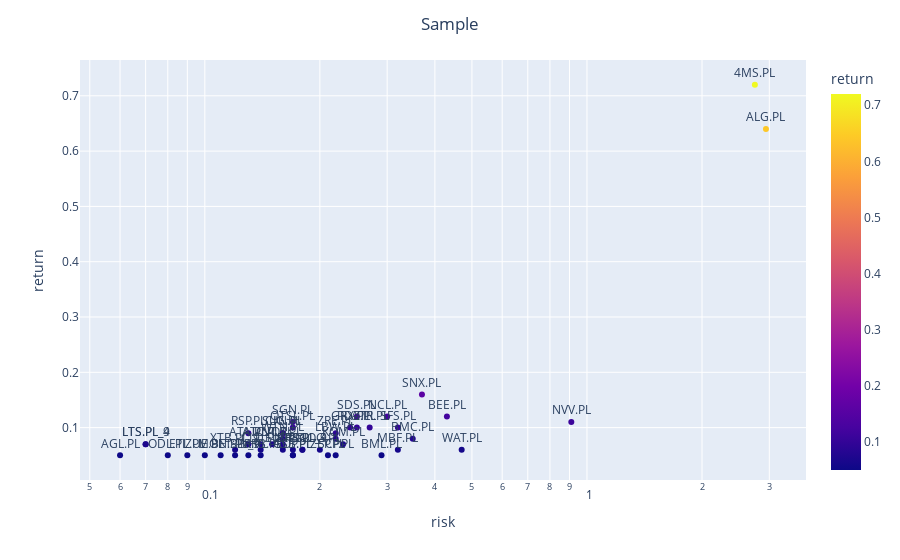

This figure's notebook cell:
### Code cell
fig = px.scatter(stocks, x="risk", y="return", text=stocks.index.values, log_x=True, size_max=100, color="return")
fig.update_traces(textposition='top center')
fig.update_layout(title_text='Sample', title_x=0.5)
fig.show()

### Figure 1 — Plotly figure (JSON) as saved in the notebook; plotly's stock layout.template omitted (floating-point values rounded to 4 significant figures)
{"data": [{"hovertemplate": "risk=%{x}<br>return=%{marker.color}<br>text=%{text}<extra></extra>", "legendgroup": "", "marker": {"color": [0.05, 0.07, 0.05, 0.12, 0.08, 0.1, 0.07, 0.1, 0.06, 0.07, 0.08, 0.06, 0.1, 0.08, 0.09, 0.05, 0.05, 0.64, 0.06, 0.07, 0.07, 0.05, 0.1, 0.05, 0.05, 0.11, 0.72, 0.09, 0.12, 0.07, 0.12, 0.06, 0.06, 0.09, 0.06, 0.05, 0.06, 0.1, 0.11, 0.05, 0.05, 0.05, 0.06, 0.05, 0.09, 0.06, 0.05, 0.07, 0.16], "coloraxis": "coloraxis", "symbol": "circle"}, "mode": "markers+text", "name": "", "orientation": "v", "showlegend": false, "text": ["BFT.PL_9", "ATA.PL", "ZUE.PL", "BEE.PL", "LBW.PL", "SFS.PL", "VOT.PL", "PDZ.PL", "CLD.PL", "KOM.PL", "BMC.PL", "MBF.PL", "GRX.PL", "WTN.PL", "RSP.PL", "MON.PL", "BML.PL", "ALG.PL", "ELT.PL", "LTS.PL_9", "LTS.PL_4", "ZEP.PL", "ATR.PL", "ODL.PL", "ETL.PL", "NVV.PL", "4MS.PL", "CIG.PL", "NCL.PL", "ATC.PL", "SDS.PL", "COG.PL", "XTP.PL", "SUN.PL", "XTB.PL_9", "ASB.PL", "WAT.PL", "OTSL.PL", "SGN.PL", "MRB.PL", "SCP.PL", "GOP.PL", "BRS.PL_9", "SPR.PL", "ZRE.PL", "BRS.PL_4", "AGL.PL", "UNT.PL", "SNX.PL"], "textposition": "top center", "type": "scatter", "x": [0.12, 0.13, 0.1, 0.43, 0.22, 0.32, 0.16, 0.25, 0.14, 0.23, 0.35, 0.32, 0.24, 0.16, 0.13, 0.11, 0.29, 2.94, 0.16, 0.07, 0.07, 0.21, 0.27, 0.08, 0.09, 0.91, 2.75, 0.16, 0.3, 0.14, 0.25, 0.2, 0.17, 0.16, 0.12, 0.17, 0.47, 0.17, 0.17, 0.14, 0.22, 0.17, 0.18, 0.13, 0.22, 0.18, 0.06, 0.15, 0.37], "xaxis": "x", "y": [0.05, 0.07, 0.05, 0.12, 0.08, 0.1, 0.07, 0.1, 0.06, 0.07, 0.08, 0.06, 0.1, 0.08, 0.09, 0.05, 0.05, 0.64, 0.06, 0.07, 0.07, 0.05, 0.1, 0.05, 0.05, 0.11, 0.72, 0.09, 0.12, 0.07, 0.12, 0.06, 0.06, 0.09, 0.06, 0.05, 0.06, 0.1, 0.11, 0.05, 0.05, 0.05, 0.06, 0.05, 0.09, 0.06, 0.05, 0.07, 0.16], "yaxis": "y"}], "layout": {"autosize": true, "coloraxis": {"colorbar": {"title": {"text": "return"}}, "colorscale": [[0, "#0d0887"], [0.1111, "#46039f"], [0.2222, "#7201a8"], [0.3333, "#9c179e"], [0.4444, "#bd3786"], [0.5556, "#d8576b"], [0.6667, "#ed7953"], [0.7778, "#fb9f3a"], [0.8889, "#fdca26"], [1, "#f0f921"]]}, "legend": {"tracegroupgap": 0}, "margin": {"t": 60}, "title": {"text": "Sample", "x": 0.5}, "xaxis": {"anchor": "y", "autorange": true, "domain": [0, 1], "range": [-1.322, 0.5684], "title": {"text": "risk"}, "type": "log"}, "yaxis": {"anchor": "x", "autorange": true, "domain": [0, 1], "range": [-0.001877, 0.7719], "title": {"text": "return"}, "type": "linear"}}}
